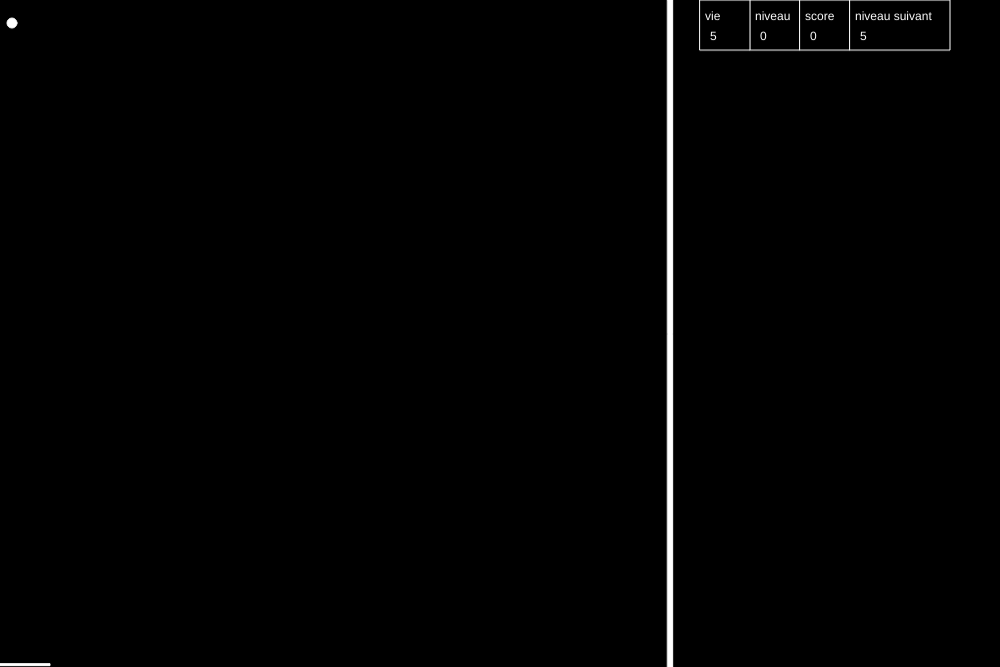
Frame 1 (no input)
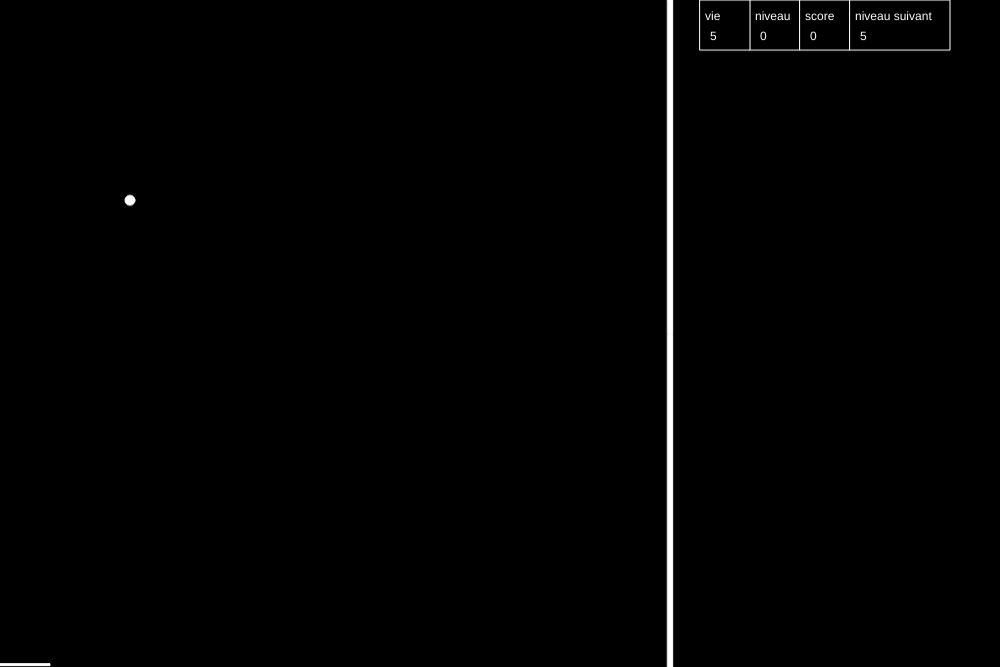
Frame 60 (no input)
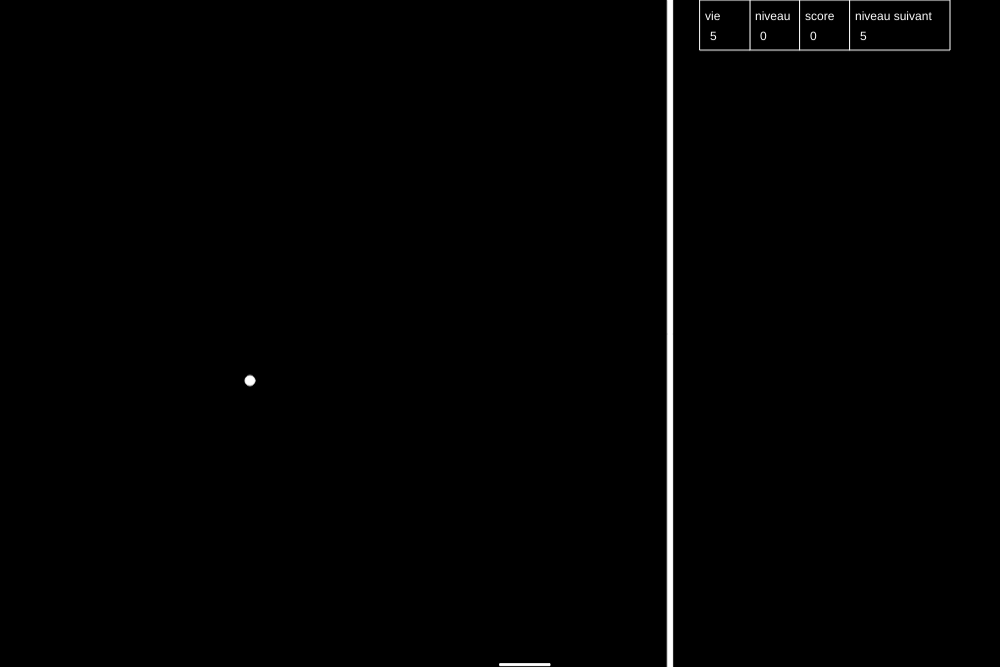
Frame 120 (the mouse pressed at the canvas centre since frame 60)

The p5.js sketch that drew these frames (run headless with seeded random() and noise() and a simulated clock; from frame 60 on, the mouse is pressed at the canvas centre):

// p5.js sketch
// ── sketch.js
let taille_ecran;
let vie;
let px;
let pry;
let x;
let horizontal;
let vx;
let y;
let verticale;
let vy;
let Lrectangle;
let i=5;
let score;

function preload() {
}

function setup(){
	taille_ecran=1000;
	createCanvas(taille_ecran,taille_ecran/1.5);
	x=10; //taille de la balle
	px=10;  //possition centre balle
	pry=taille_ecran/1.5-20 ;
	horizontal="droite";
	verticale="bas";
	vx=2;
	y=20;
	vy=1;
	Lrectangle=50;
	vie=5;
	lvl=0;
	score=0;
}


function draw() {

	//fond de l'ecran
	background(0);

	//gestion de rebond sur les bords lateraux
	if((px>=(taille_ecran/1.5-(x/2)))&&(horizontal=="droite")){
		horizontal="gauche";
		// vx=vx+0.2;
	}
	if((px<=x/2)&&(horizontal=="gauche")){
		horizontal="droite";
		// vx=vx+0.2;
	}

	// calcul de la nouvelle position du centre à l'horizontale
	if(horizontal=="droite"){
		px=px+vx;
	} else {
		px=px-vx;
	}

	//gestion du rebond en haut et sur le rectangle
	if((y>=taille_ecran/1.5 || ((y>=taille_ecran/1.5&&y<=taille_ecran/1.5+15)&&(px+5>=mouseX && px+5<=mouseX+Lrectangle)) )&& verticale=="bas" ){
		verticale="haut";
		if(!(px>=mouseX && px<=mouseX+Lrectangle)&&y>=taille_ecran/1.5){
			vie=vie-1;
	}
		if((px+5>=mouseX && px+5<=mouseX+Lrectangle)){
			i--;
			score=score+10+lvl*10;
			if(i==0) {
				lvl+=1;
				vx += lvl;
				i=lvl*10;
				if(vie<5){
					vie+=1;
				}
				if(lvl%2==0){
					vy+=lvl;
				}
				if(lvl%3&&Lrectangle>25){
					Lrectangle-=1;
				}
			}
		}
	}
	if((y<=x/2) && (verticale=="haut")){
		verticale="bas";
	}

	// calcul de la nouvelle position du centre à la verticale
	if(verticale=="bas"){
		y=y+vy+2;
	} else {
		y=y-vy-2;
	}

	if(vie<=0){
		window.alert("vous avez perdu au niv "+lvl+"!! fait f5 puis appuie sur ok pour rejouer");
	}

	if(mouseX+Lrectangle>=taille_ecran/1.5){
		mouseX=taille_ecran/1.5-Lrectangle;
	}
	if(mouseX<=0){
		mouseX=0;
	}

	fill(255,255,255,255);
	stroke(255,255,255,255);
	ellipse(px,y,x,x);
	rect(mouseX,taille_ecran/1.5-4,Lrectangle,2);

	rect(taille_ecran/1.5+1,0,5,taille_ecran/1.5);
	fill(0);

	//tableau score, vie, niveau et niveau suivant
	rect(750,0,50,50);
	rect(700,0,50,50);
	rect(800,0,50,50);
	rect(850,0,100,50);
	stroke(0);
	fill(255);
	text("niveau",755,20);
	text(lvl,760,40);
	text("vie",705,20);
	text(vie,710,40);
	text("score",805,20);
	text(score,810,40);
	text("niveau suivant",855,20);
	text(i,860,40);


}
